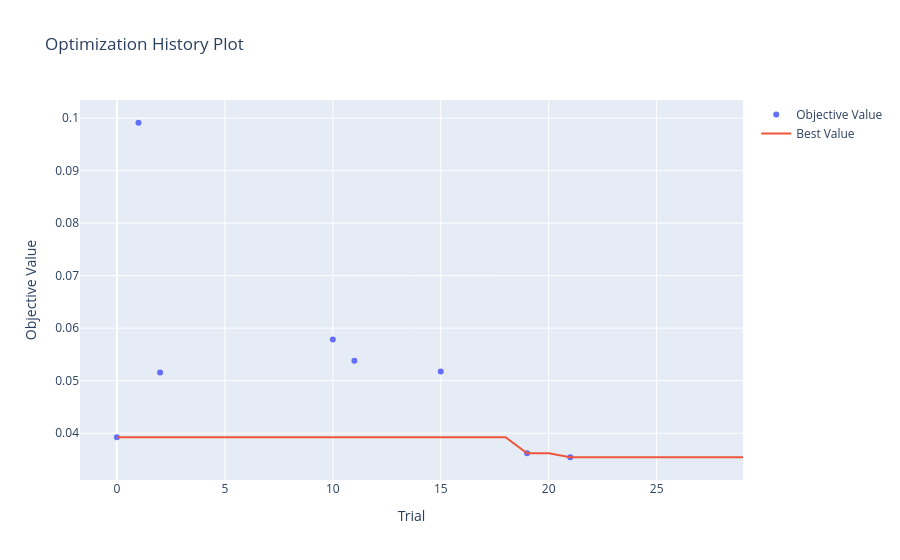

The cell this chart's notebook holds for it:
### Code cell
plot_optimization_history(study)

### Figure 1 — Plotly figure (JSON) as saved in the notebook; plotly's stock layout.template omitted (floating-point values rounded to 4 significant figures)
{"data": [{"mode": "markers", "name": "Objective Value", "type": "scatter", "x": [0, 1, 2, 10, 11, 15, 19, 21], "y": [0.03922, 0.09913, 0.05157, 0.05785, 0.05379, 0.05173, 0.03616, 0.03542]}, {"mode": "lines", "name": "Best Value", "type": "scatter", "x": [0, 1, 2, 3, 4, 5, 6, 7, 8, 9, 10, 11, 12, 13, 14, 15, 16, 17, 18, 19, 20, 21, 22, 23, 24, 25, 26, 27, 28, 29], "y": [0.03922, 0.03922, 0.03922, 0.03922, 0.03922, 0.03922, 0.03922, 0.03922, 0.03922, 0.03922, 0.03922, 0.03922, 0.03922, 0.03922, 0.03922, 0.03922, 0.03922, 0.03922, 0.03922, 0.03616, 0.03616, 0.03542, 0.03542, 0.03542, 0.03542, 0.03542, 0.03542, 0.03542, 0.03542, 0.03542]}, {"marker": {"color": "#cccccc"}, "mode": "markers", "name": "Infeasible Trial", "showlegend": false, "type": "scatter", "x": [], "y": []}], "layout": {"title": {"text": "Optimization History Plot"}, "xaxis": {"title": {"text": "Trial"}}, "yaxis": {"title": {"text": "Objective Value"}}}}
